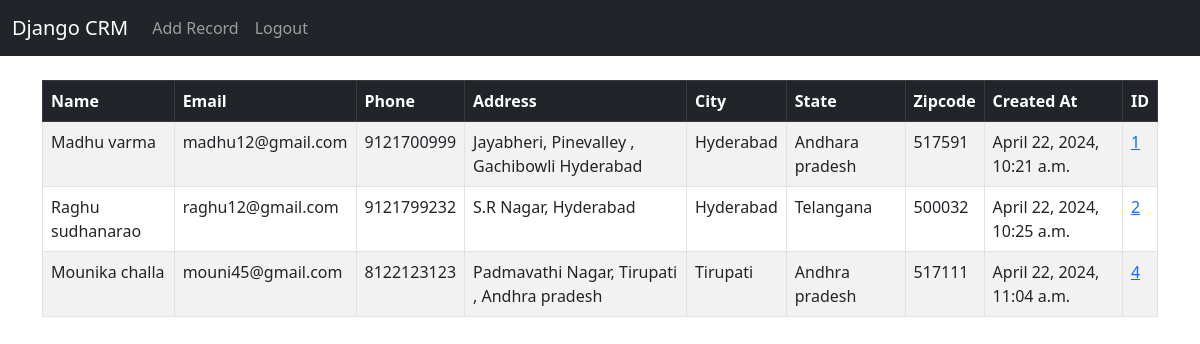
The app's page / (signed in) with its own data.
### website/models.py (models this page shows, shortened)
class Record(models.Model):
	created_at = models.DateTimeField(auto_now_add=True)
	first_name = models.CharField(max_length=50)
	last_name =  models.CharField(max_length=50)
	email =  models.CharField(max_length=100)
	phone = models.CharField(max_length=15)
	address =  models.CharField(max_length=100)
	city =  models.CharField(max_length=50)
	state =  models.CharField(max_length=50)
	zipcode =  models.CharField(max_length=20)

### website/views.py (the view)
# urls.py: 2. Add a URL to urlpatterns:  path('', views.home, name='home')
def home(request):
	records = Record.objects.all()
	if request.method == 'POST':
		username = request.POST['username']
		password = request.POST['password']
		user = authenticate(request, username=username, password=password)
		if user is not None:
			login(request, user)
			messages.success(request, "You Have Been Logged In!")
			return redirect('home')
		else:
			messages.success(request, "There Was An Error Logging In, Please Try Again...")
			return redirect('home')
	else:
		return render(request, 'home.html', {'records':records})

### website/templates/home.html (shortened to what this page needs)
{% extends 'base.html' %}
{% block content %}
{% if user.is_authenticated %}
<table class="table table-striped table-hover table-bordered">
  <thead class="table-dark">
    <tr>
      <th scope="col">Name</th>
      <th scope="col">Email</th>
      <th scope="col">Phone</th>
      <th scope="col">Address</th>
      <th scope="col">City</th>
      <th scope="col">State</th>
      <th scope="col">Zipcode</th>
      <th scope="col">Created At</th>
      <th scope="col">ID</th>
    </tr>
  </thead>
  <tbody>
{% if records %}
	{% for record in records %}
		<tr>
			<td>{{ record.first_name }} {{ record.last_name }}</td>
			<td>{{ record.email }}</td>
			<td>{{ record.phone }}</td>
			<td>{{ record.address }}</td>
			<td>{{ record.city }}</td>
			<td>{{ record.state }}</td>
			<td>{{ record.zipcode }}</td>
			<td>{{ record.created_at }}</td>
			<td><a href="{% url 'record' record.id %}">{{ record.id }}</a></td>
		</tr>
	{% endfor %}
{% endif %}
	  </tbody>
	</table>
{% endif %}
{% endblock %}

### website/templates/base.html (shortened to what this page needs)
<!doctype html>
<html lang="en">
  <head>
    <link href="https://cdn.jsdelivr.net/npm/bootstrap@5.3.0-alpha1/dist/css/bootstrap.min.css" rel="stylesheet">
  </head>
  <body>
    {% include 'navbar.html' %}
    <div class="container">
      <br/>
      {% block content %}
      {% endblock%}
    </div>
  </body>
</html>

### website/templates/navbar.html (shortened to what this page needs)
<nav class="navbar navbar-expand-lg navbar-dark bg-dark">
    <div class="container-fluid">
      <a class="navbar-brand" href="{% url 'home' %}">Django CRM</a>
      <div class="collapse navbar-collapse" id="navbarSupportedContent">
        <ul class="navbar-nav me-auto mb-2 mb-lg-0">
          {% if user.is_authenticated %}
          <li class="nav-item">
            <a class="nav-link" href="{% url 'add_record' %}">Add Record</a>
          </li>
          <li class="nav-item">
            <a class="nav-link" href="{% url 'logout' %}">Logout</a>
          </li>
          {% endif %}
        </ul>
      </div>
    </div>
  </nav>

### records on screen
Record: first_name "Madhu", last_name "varma", email "madhu12@gmail.com", phone "9121700999", address "Jayabheri, Pinevalley , Gachibowli Hyderabad", city "Hyderabad", state "Andhara pradesh", zipcode "517591", created_at "April 22, 2024, 10:21 a.m.", id "1"
Record: first_name "Raghu", last_name "sudhanarao", email "raghu12@gmail.com", phone "9121799232", address "S.R Nagar, Hyderabad", city "Hyderabad", state "Telangana", zipcode "500032", created_at "April 22, 2024, 10:25 a.m.", id "2"
Record: first_name "Mounika", last_name "challa", email "mouni45@gmail.com", phone "8122123123", address "Padmavathi Nagar, Tirupati , Andhra pradesh", city "Tirupati", state "Andhra pradesh", zipcode "517111", created_at "April 22, 2024, 11:04 a.m.", id "4"
